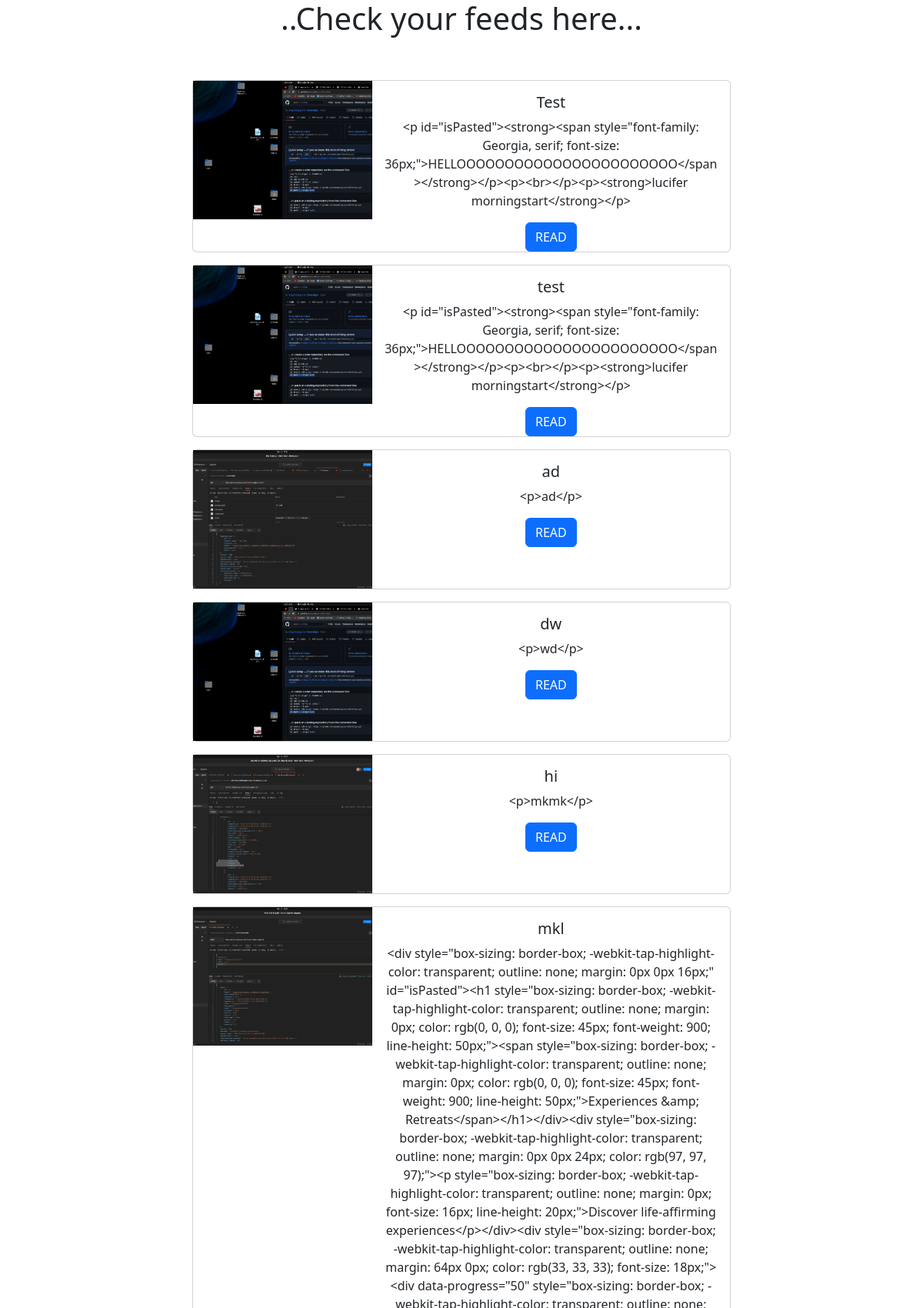
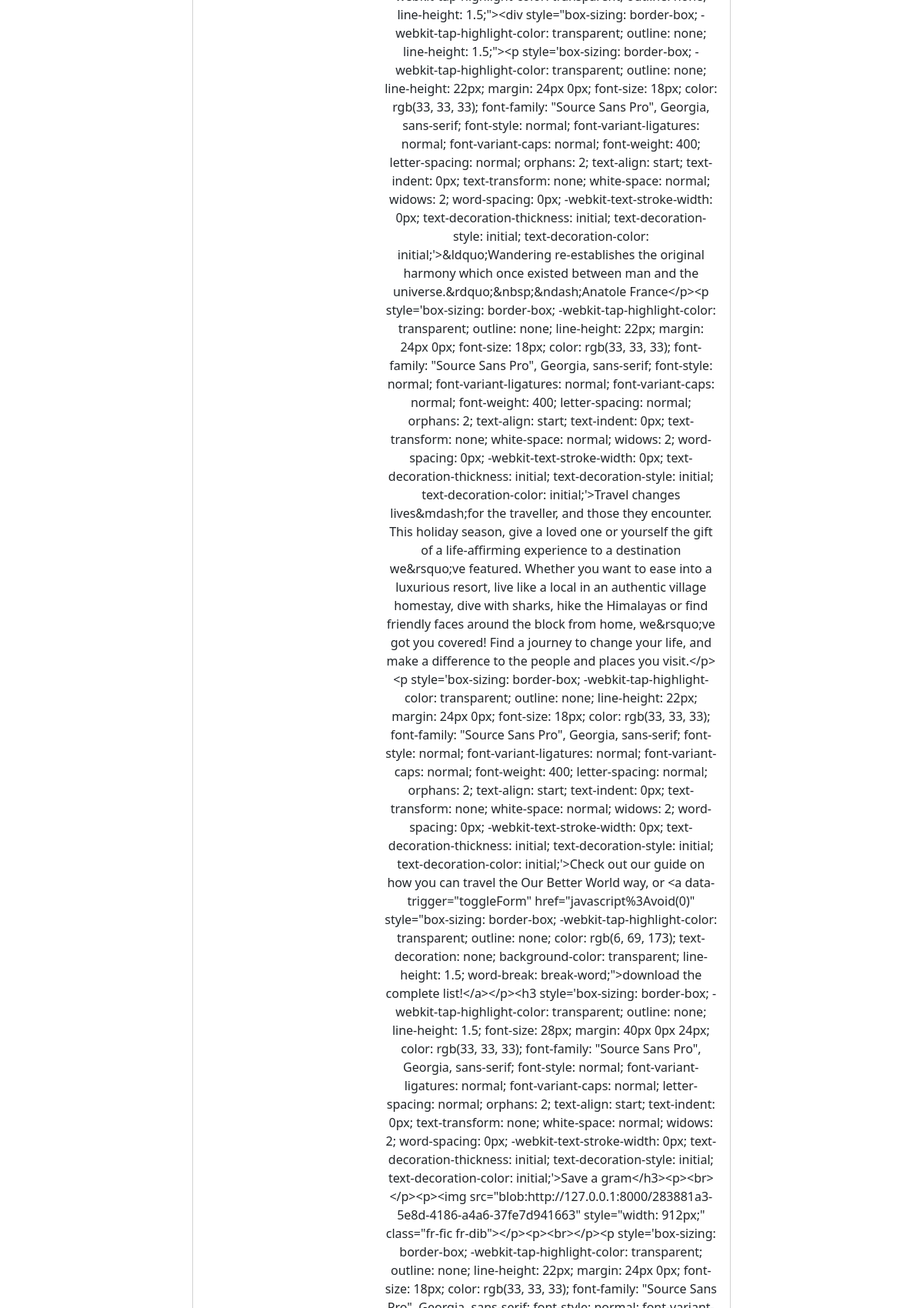
Page /feeds/ (upper part) on the committed database (2 pictures, top to bottom).
### home/models.py (models this page shows, shortened)
class BlogModel(models.Model):
    user = models.ForeignKey(User, on_delete=models.CASCADE)
    title = models.CharField(max_length=100)
    content =  FroalaField()
    slug = models.SlugField(max_length=100, null=True, blank=True)
    image = models.ImageField(upload_to="blog", blank=True, null=True)
    created_at = models.DateTimeField(auto_now=True)
    updated_at = models.DateTimeField(auto_now=True)

### home/views.py (the view)
# urls.py: path('feeds/',feeds),
def feeds(request):
    blogs = BlogModel.objects.all().order_by('id')
    context = {'post':blogs}
    return render(request, 'feeds.html',context)

### home/templates/feeds.html (shortened to what this page needs)
<!doctype html>
<html lang="en">
  <head>
    <link href="https://cdn.jsdelivr.net/npm/bootstrap@5.2.0-beta1/dist/css/bootstrap.min.css" rel="stylesheet">
  </head>
  <body>
    <h1><center>..Check your feeds here...<br><br></center></h1>
<center>
<div class="container" >
            {% for p in post %}
            <center>
              <div class="card mb-3" style="max-width: 700px;">
                    <div class="row g-0">
                      <div class="col-md-4">
                        <img src="/media/{{p.image}}" style=" width: 100%; height: 15vw; object-fit: cover;">
                      </div>
                      <div class="col-md-8">
                        <div class="card-body">
                          <h5 class="card-title">{{p.title}}</h5>
                          <p class="card-text">{{p.content}}</p>
                      </div>
                      <a href="/blog/{{p.slug}}/" class="btn btn-primary">READ</a>
                    </div>
              </div>
             </center>
            {% endfor %}
  </div>
  </center>
</body>
</html>

### home/templates/feeds.html (style rules this page uses)
body { background-color : aqua; }

### rows in the picture
BlogModel: image (picture), title "Test", content "<p id=\"isPasted\"><strong><span style=\"font-family: Georgia, serif; font-size: 36px;\">HELLOOOOOOOOOOOOOOOOOOOOOOO</span></strong></p><p><br></p><p><strong>lucifer morningstart</strong></p>"
BlogModel: image (picture), title "test", content "<p id=\"isPasted\"><strong><span style=\"font-family: Georgia, serif; font-size: 36px;\">HELLOOOOOOOOOOOOOOOOOOOOOOO</span></strong></p><p><br></p><p><strong>lucifer morningstart</strong></p>"
BlogModel: image (picture), title "ad", content "<p>ad</p>"
BlogModel: image (picture), title "dw", content "<p>wd</p>"
BlogModel: image (picture), title "hi", content "<p>mkmk</p>"
BlogModel: image (picture), title "mkl"
